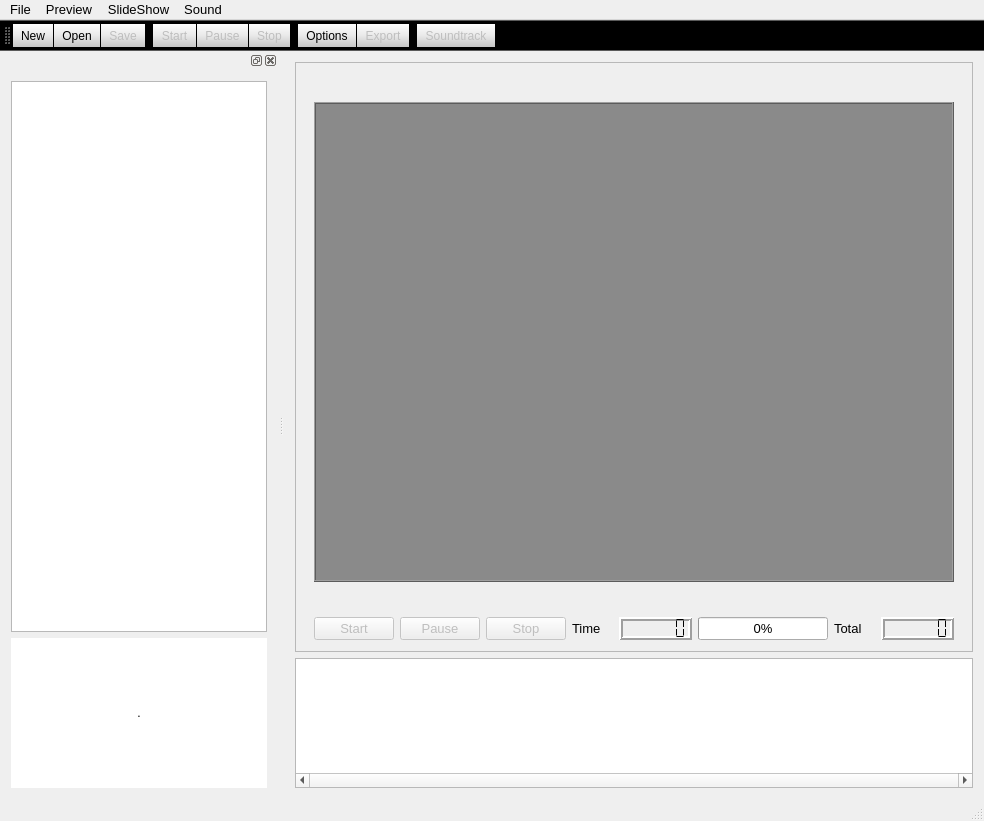
<?xml version="1.0" encoding="UTF-8"?>
<ui version="4.0">
 <class>MainWindow</class>
 <widget class="QMainWindow" name="MainWindow">
  <property name="geometry">
   <rect>
    <x>0</x>
    <y>0</y>
    <width>984</width>
    <height>821</height>
   </rect>
  </property>
  <property name="font">
   <font>
    <pointsize>10</pointsize>
   </font>
  </property>
  <property name="windowTitle">
   <string>MainWindow</string>
  </property>
  <property name="windowIcon">
   <iconset resource="images.qrc">
    <normaloff>:/new/prefix1/resources/slides.svg</normaloff>:/new/prefix1/resources/slides.svg</iconset>
  </property>
  <widget class="QWidget" name="centralWidget">
   <layout class="QGridLayout" name="gridLayout_5">
    <item row="0" column="0">
     <widget class="QFrame" name="frame">
      <property name="frameShape">
       <enum>QFrame::StyledPanel</enum>
      </property>
      <property name="frameShadow">
       <enum>QFrame::Raised</enum>
      </property>
      <layout class="QGridLayout" name="gridLayout_4">
       <item row="0" column="0">
        <layout class="QGridLayout" name="gridLayout_3">
         <item row="1" column="0">
          <widget class="QGraphicsView" name="graphicsView">
           <property name="minimumSize">
            <size>
             <width>640</width>
             <height>480</height>
            </size>
           </property>
           <property name="maximumSize">
            <size>
             <width>640</width>
             <height>480</height>
            </size>
           </property>
           <property name="styleSheet">
            <string notr="true">background-color: rgb(138, 138, 138);</string>
           </property>
           <property name="frameShape">
            <enum>QFrame::Box</enum>
           </property>
           <property name="frameShadow">
            <enum>QFrame::Raised</enum>
           </property>
           <property name="verticalScrollBarPolicy">
            <enum>Qt::ScrollBarAlwaysOff</enum>
           </property>
           <property name="horizontalScrollBarPolicy">
            <enum>Qt::ScrollBarAlwaysOff</enum>
           </property>
          </widget>
         </item>
         <item row="2" column="0">
          <spacer name="verticalSpacer">
           <property name="orientation">
            <enum>Qt::Vertical</enum>
           </property>
           <property name="sizeHint" stdset="0">
            <size>
             <width>20</width>
             <height>40</height>
            </size>
           </property>
          </spacer>
         </item>
         <item row="0" column="0">
          <spacer name="verticalSpacer_2">
           <property name="orientation">
            <enum>Qt::Vertical</enum>
           </property>
           <property name="sizeHint" stdset="0">
            <size>
             <width>20</width>
             <height>40</height>
            </size>
           </property>
          </spacer>
         </item>
        </layout>
       </item>
       <item row="1" column="0">
        <layout class="QGridLayout" name="gridLayout_2">
         <item row="0" column="0">
          <widget class="QPushButton" name="startButton">
           <property name="enabled">
            <bool>false</bool>
           </property>
           <property name="text">
            <string>Start</string>
           </property>
           <property name="icon">
            <iconset resource="images.qrc">
             <normaloff>:/new/prefix1/resources/go.svg</normaloff>:/new/prefix1/resources/go.svg</iconset>
           </property>
          </widget>
         </item>
         <item row="0" column="1">
          <widget class="QPushButton" name="pauseButton">
           <property name="enabled">
            <bool>false</bool>
           </property>
           <property name="text">
            <string>Pause</string>
           </property>
           <property name="icon">
            <iconset resource="images.qrc">
             <normaloff>:/new/prefix1/resources/pause.svg</normaloff>:/new/prefix1/resources/pause.svg</iconset>
           </property>
          </widget>
         </item>
         <item row="0" column="2">
          <widget class="QPushButton" name="stopButton">
           <property name="enabled">
            <bool>false</bool>
           </property>
           <property name="text">
            <string>Stop</string>
           </property>
           <property name="icon">
            <iconset resource="images.qrc">
             <normaloff>:/new/prefix1/resources/stop-red.svg</normaloff>:/new/prefix1/resources/stop-red.svg</iconset>
           </property>
          </widget>
         </item>
         <item row="0" column="3">
          <widget class="QLabel" name="label_2">
           <property name="text">
            <string>Time</string>
           </property>
          </widget>
         </item>
         <item row="0" column="4">
          <widget class="QLCDNumber" name="lcdNumber">
           <property name="lineWidth">
            <number>2</number>
           </property>
           <property name="numDigits">
            <number>6</number>
           </property>
           <property name="segmentStyle">
            <enum>QLCDNumber::Flat</enum>
           </property>
          </widget>
         </item>
         <item row="0" column="5">
          <widget class="QProgressBar" name="timeBar">
           <property name="sizePolicy">
            <sizepolicy hsizetype="Minimum" vsizetype="Fixed">
             <horstretch>0</horstretch>
             <verstretch>0</verstretch>
            </sizepolicy>
           </property>
           <property name="minimumSize">
            <size>
             <width>130</width>
             <height>0</height>
            </size>
           </property>
           <property name="value">
            <number>0</number>
           </property>
          </widget>
         </item>
         <item row="0" column="6">
          <widget class="QLabel" name="label_3">
           <property name="text">
            <string>Total</string>
           </property>
          </widget>
         </item>
         <item row="0" column="7">
          <widget class="QLCDNumber" name="totalDurationTime">
           <property name="lineWidth">
            <number>2</number>
           </property>
           <property name="numDigits">
            <number>6</number>
           </property>
           <property name="segmentStyle">
            <enum>QLCDNumber::Flat</enum>
           </property>
          </widget>
         </item>
        </layout>
       </item>
      </layout>
     </widget>
    </item>
    <item row="1" column="0">
     <widget class="QListView" name="listView">
      <property name="minimumSize">
       <size>
        <width>0</width>
        <height>130</height>
       </size>
      </property>
      <property name="maximumSize">
       <size>
        <width>16777215</width>
        <height>130</height>
       </size>
      </property>
      <property name="layoutDirection">
       <enum>Qt::LeftToRight</enum>
      </property>
      <property name="verticalScrollBarPolicy">
       <enum>Qt::ScrollBarAsNeeded</enum>
      </property>
      <property name="horizontalScrollBarPolicy">
       <enum>Qt::ScrollBarAlwaysOn</enum>
      </property>
      <property name="horizontalScrollMode">
       <enum>QAbstractItemView::ScrollPerItem</enum>
      </property>
      <property name="flow">
       <enum>QListView::TopToBottom</enum>
      </property>
      <property name="viewMode">
       <enum>QListView::IconMode</enum>
      </property>
     </widget>
    </item>
   </layout>
  </widget>
  <widget class="QMenuBar" name="menuBar">
   <property name="geometry">
    <rect>
     <x>0</x>
     <y>0</y>
     <width>984</width>
     <height>25</height>
    </rect>
   </property>
   <property name="autoFillBackground">
    <bool>false</bool>
   </property>
   <property name="nativeMenuBar">
    <bool>false</bool>
   </property>
   <widget class="QMenu" name="menuFile">
    <property name="autoFillBackground">
     <bool>false</bool>
    </property>
    <property name="styleSheet">
     <string notr="true">background-color: qlineargradient(spread:pad, x1:0, y1:0, x2:0, y2:1, stop:0 rgba(255, 255, 255, 255), stop:0.514286 rgba(232, 232, 232, 255), stop:1 rgba(197, 197, 197, 255));</string>
    </property>
    <property name="tearOffEnabled">
     <bool>false</bool>
    </property>
    <property name="title">
     <string>File</string>
    </property>
    <addaction name="actionOpen"/>
    <addaction name="actionNew"/>
    <addaction name="actionClose"/>
    <addaction name="actionSave"/>
    <addaction name="actionSave_As"/>
    <addaction name="separator"/>
    <addaction name="actionExit"/>
   </widget>
   <widget class="QMenu" name="menuSlide_Show">
    <property name="styleSheet">
     <string notr="true">background-color: qlineargradient(spread:pad, x1:0, y1:0, x2:0, y2:1, stop:0 rgba(255, 255, 255, 255), stop:0.514286 rgba(232, 232, 232, 255), stop:1 rgba(197, 197, 197, 255));</string>
    </property>
    <property name="title">
     <string>Preview</string>
    </property>
    <addaction name="actionPreview"/>
    <addaction name="actionPause"/>
    <addaction name="actionStop"/>
    <addaction name="separator"/>
   </widget>
   <widget class="QMenu" name="menuMovie">
    <property name="styleSheet">
     <string notr="true">background-color: qlineargradient(spread:pad, x1:0, y1:0, x2:0, y2:1, stop:0 rgba(255, 255, 255, 255), stop:0.514286 rgba(232, 232, 232, 255), stop:1 rgba(197, 197, 197, 255));</string>
    </property>
    <property name="title">
     <string>SlideShow</string>
    </property>
    <addaction name="actionOptions"/>
    <addaction name="actionExport"/>
   </widget>
   <widget class="QMenu" name="menuSound">
    <property name="layoutDirection">
     <enum>Qt::LeftToRight</enum>
    </property>
    <property name="styleSheet">
     <string notr="true">background-color: qlineargradient(spread:pad, x1:0, y1:0, x2:0, y2:1, stop:0 rgba(255, 255, 255, 255), stop:0.514286 rgba(232, 232, 232, 255), stop:1 rgba(197, 197, 197, 255));</string>
    </property>
    <property name="tearOffEnabled">
     <bool>false</bool>
    </property>
    <property name="title">
     <string>Sound</string>
    </property>
    <addaction name="actionManage_Soundtrack"/>
   </widget>
   <addaction name="menuFile"/>
   <addaction name="menuSlide_Show"/>
   <addaction name="menuMovie"/>
   <addaction name="menuSound"/>
  </widget>
  <widget class="QToolBar" name="mainToolBar">
   <property name="enabled">
    <bool>true</bool>
   </property>
   <property name="font">
    <font>
     <pointsize>8</pointsize>
    </font>
   </property>
   <property name="styleSheet">
    <string notr="true">background-color: qlineargradient(spread:pad, x1:0, y1:0, x2:0, y2:1, stop:0 rgba(255, 255, 255, 255), stop:0.514286 rgba(232, 232, 232, 255), stop:1 rgba(197, 197, 197, 255));</string>
   </property>
   <property name="iconSize">
    <size>
     <width>28</width>
     <height>28</height>
    </size>
   </property>
   <property name="toolButtonStyle">
    <enum>Qt::ToolButtonTextUnderIcon</enum>
   </property>
   <attribute name="toolBarArea">
    <enum>TopToolBarArea</enum>
   </attribute>
   <attribute name="toolBarBreak">
    <bool>false</bool>
   </attribute>
   <addaction name="actionNew"/>
   <addaction name="actionOpen"/>
   <addaction name="actionSave"/>
   <addaction name="separator"/>
   <addaction name="actionPreview"/>
   <addaction name="actionPause"/>
   <addaction name="actionStop"/>
   <addaction name="separator"/>
   <addaction name="actionOptions"/>
   <addaction name="actionExport"/>
   <addaction name="separator"/>
   <addaction name="actionManage_Soundtrack"/>
  </widget>
  <widget class="QStatusBar" name="statusBar"/>
  <widget class="QDockWidget" name="dockWidget">
   <attribute name="dockWidgetArea">
    <number>1</number>
   </attribute>
   <widget class="QWidget" name="dockWidgetContents">
    <layout class="QGridLayout" name="gridLayout">
     <item row="0" column="1">
      <widget class="QTreeView" name="dirView">
       <property name="minimumSize">
        <size>
         <width>250</width>
         <height>250</height>
        </size>
       </property>
      </widget>
     </item>
     <item row="1" column="1">
      <widget class="QLabel" name="label">
       <property name="minimumSize">
        <size>
         <width>0</width>
         <height>150</height>
        </size>
       </property>
       <property name="styleSheet">
        <string notr="true">background-color: rgb(255, 255, 255);</string>
       </property>
       <property name="text">
        <string>.</string>
       </property>
       <property name="alignment">
        <set>Qt::AlignCenter</set>
       </property>
      </widget>
     </item>
    </layout>
   </widget>
  </widget>
  <action name="actionExit">
   <property name="text">
    <string>Exit</string>
   </property>
   <property name="font">
    <font>
     <pointsize>9</pointsize>
    </font>
   </property>
  </action>
  <action name="actionPreview">
   <property name="enabled">
    <bool>false</bool>
   </property>
   <property name="icon">
    <iconset resource="images.qrc">
     <normaloff>:/new/prefix1/resources/go.svg</normaloff>:/new/prefix1/resources/go.svg</iconset>
   </property>
   <property name="text">
    <string>Start</string>
   </property>
   <property name="font">
    <font>
     <pointsize>9</pointsize>
    </font>
   </property>
   <property name="iconVisibleInMenu">
    <bool>true</bool>
   </property>
  </action>
  <action name="actionOpen">
   <property name="icon">
    <iconset resource="images.qrc">
     <normaloff>:/new/prefix1/resources/open.png</normaloff>:/new/prefix1/resources/open.png</iconset>
   </property>
   <property name="text">
    <string>Open</string>
   </property>
   <property name="font">
    <font>
     <pointsize>9</pointsize>
    </font>
   </property>
   <property name="iconVisibleInMenu">
    <bool>true</bool>
   </property>
  </action>
  <action name="actionClose">
   <property name="enabled">
    <bool>false</bool>
   </property>
   <property name="text">
    <string>Close</string>
   </property>
   <property name="font">
    <font>
     <pointsize>9</pointsize>
    </font>
   </property>
  </action>
  <action name="actionSave">
   <property name="enabled">
    <bool>false</bool>
   </property>
   <property name="icon">
    <iconset resource="images.qrc">
     <normaloff>:/new/prefix1/resources/save.svg</normaloff>:/new/prefix1/resources/save.svg</iconset>
   </property>
   <property name="text">
    <string>Save</string>
   </property>
   <property name="font">
    <font>
     <pointsize>9</pointsize>
    </font>
   </property>
   <property name="iconVisibleInMenu">
    <bool>true</bool>
   </property>
  </action>
  <action name="actionSave_As">
   <property name="enabled">
    <bool>false</bool>
   </property>
   <property name="text">
    <string>Save As</string>
   </property>
   <property name="font">
    <font>
     <pointsize>9</pointsize>
    </font>
   </property>
  </action>
  <action name="actionNew">
   <property name="icon">
    <iconset resource="images.qrc">
     <normaloff>:/new/prefix1/resources/new.svg</normaloff>:/new/prefix1/resources/new.svg</iconset>
   </property>
   <property name="text">
    <string>New</string>
   </property>
   <property name="font">
    <font>
     <pointsize>9</pointsize>
    </font>
   </property>
   <property name="iconVisibleInMenu">
    <bool>true</bool>
   </property>
  </action>
  <action name="actionPause">
   <property name="enabled">
    <bool>false</bool>
   </property>
   <property name="icon">
    <iconset resource="images.qrc">
     <normaloff>:/new/prefix1/resources/pause.svg</normaloff>:/new/prefix1/resources/pause.svg</iconset>
   </property>
   <property name="text">
    <string>Pause</string>
   </property>
   <property name="font">
    <font>
     <pointsize>9</pointsize>
    </font>
   </property>
   <property name="iconVisibleInMenu">
    <bool>true</bool>
   </property>
  </action>
  <action name="actionStop">
   <property name="enabled">
    <bool>false</bool>
   </property>
   <property name="icon">
    <iconset resource="images.qrc">
     <normaloff>:/new/prefix1/resources/stop-red.svg</normaloff>:/new/prefix1/resources/stop-red.svg</iconset>
   </property>
   <property name="text">
    <string>Stop</string>
   </property>
   <property name="font">
    <font>
     <pointsize>9</pointsize>
    </font>
   </property>
   <property name="iconVisibleInMenu">
    <bool>true</bool>
   </property>
  </action>
  <action name="actionExport">
   <property name="enabled">
    <bool>false</bool>
   </property>
   <property name="icon">
    <iconset resource="images.qrc">
     <normaloff>:/new/prefix1/resources/dvd.svg</normaloff>:/new/prefix1/resources/dvd.svg</iconset>
   </property>
   <property name="text">
    <string>Export</string>
   </property>
   <property name="font">
    <font>
     <pointsize>9</pointsize>
    </font>
   </property>
   <property name="iconVisibleInMenu">
    <bool>true</bool>
   </property>
  </action>
  <action name="actionOptions">
   <property name="icon">
    <iconset resource="images.qrc">
     <normaloff>:/new/prefix1/resources/tools.svg</normaloff>:/new/prefix1/resources/tools.svg</iconset>
   </property>
   <property name="text">
    <string>Options...</string>
   </property>
   <property name="font">
    <font>
     <pointsize>9</pointsize>
    </font>
   </property>
   <property name="iconVisibleInMenu">
    <bool>true</bool>
   </property>
  </action>
  <action name="actionManage_Soundtrack">
   <property name="enabled">
    <bool>false</bool>
   </property>
   <property name="icon">
    <iconset resource="images.qrc">
     <normaloff>:/new/prefix1/resources/notes.svg</normaloff>:/new/prefix1/resources/notes.svg</iconset>
   </property>
   <property name="text">
    <string>Soundtrack</string>
   </property>
   <property name="toolTip">
    <string>Manage Soundtrack</string>
   </property>
   <property name="font">
    <font>
     <pointsize>9</pointsize>
    </font>
   </property>
   <property name="iconVisibleInMenu">
    <bool>true</bool>
   </property>
  </action>
 </widget>
 <layoutdefault spacing="6" margin="11"/>
 <resources>
  <include location="images.qrc"/>
 </resources>
 <connections/>
</ui>
